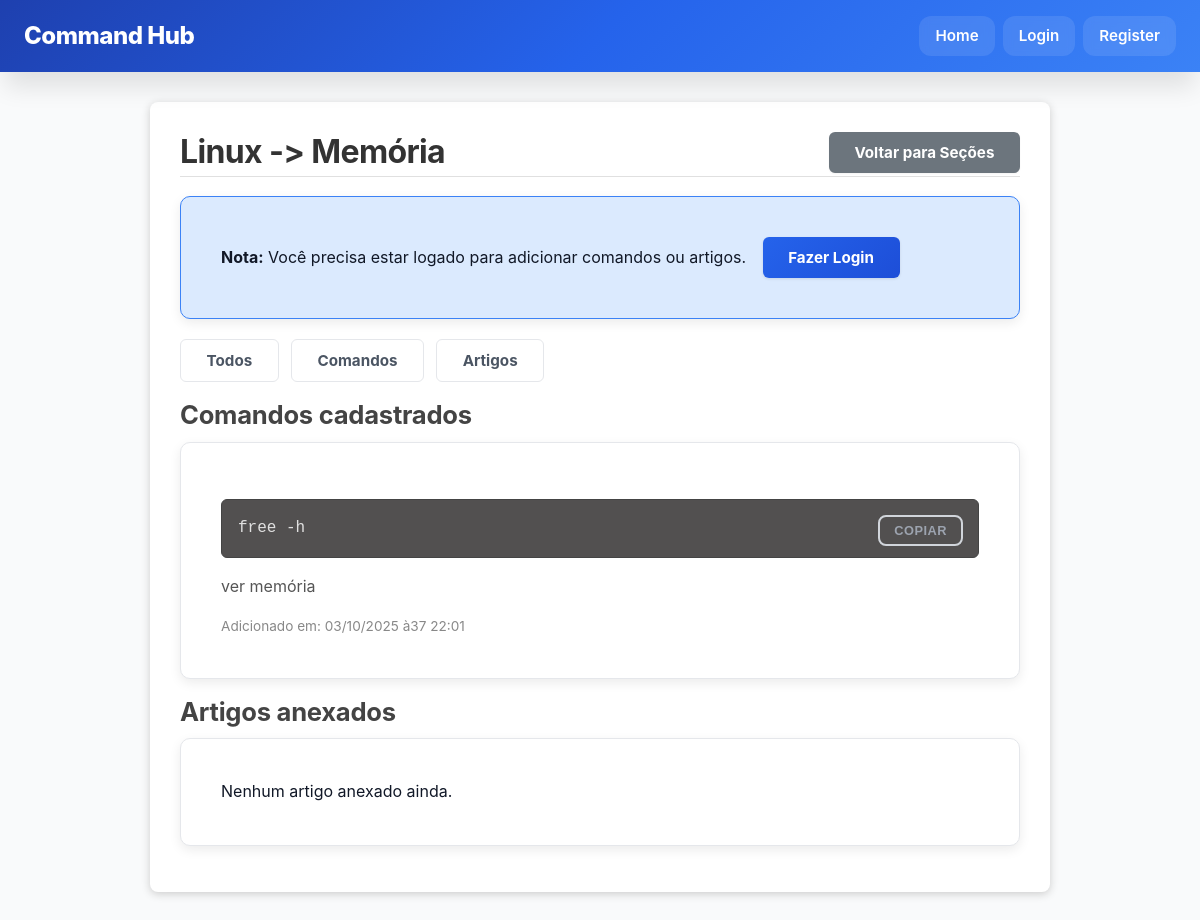
The app's page /secao/1/, older data.
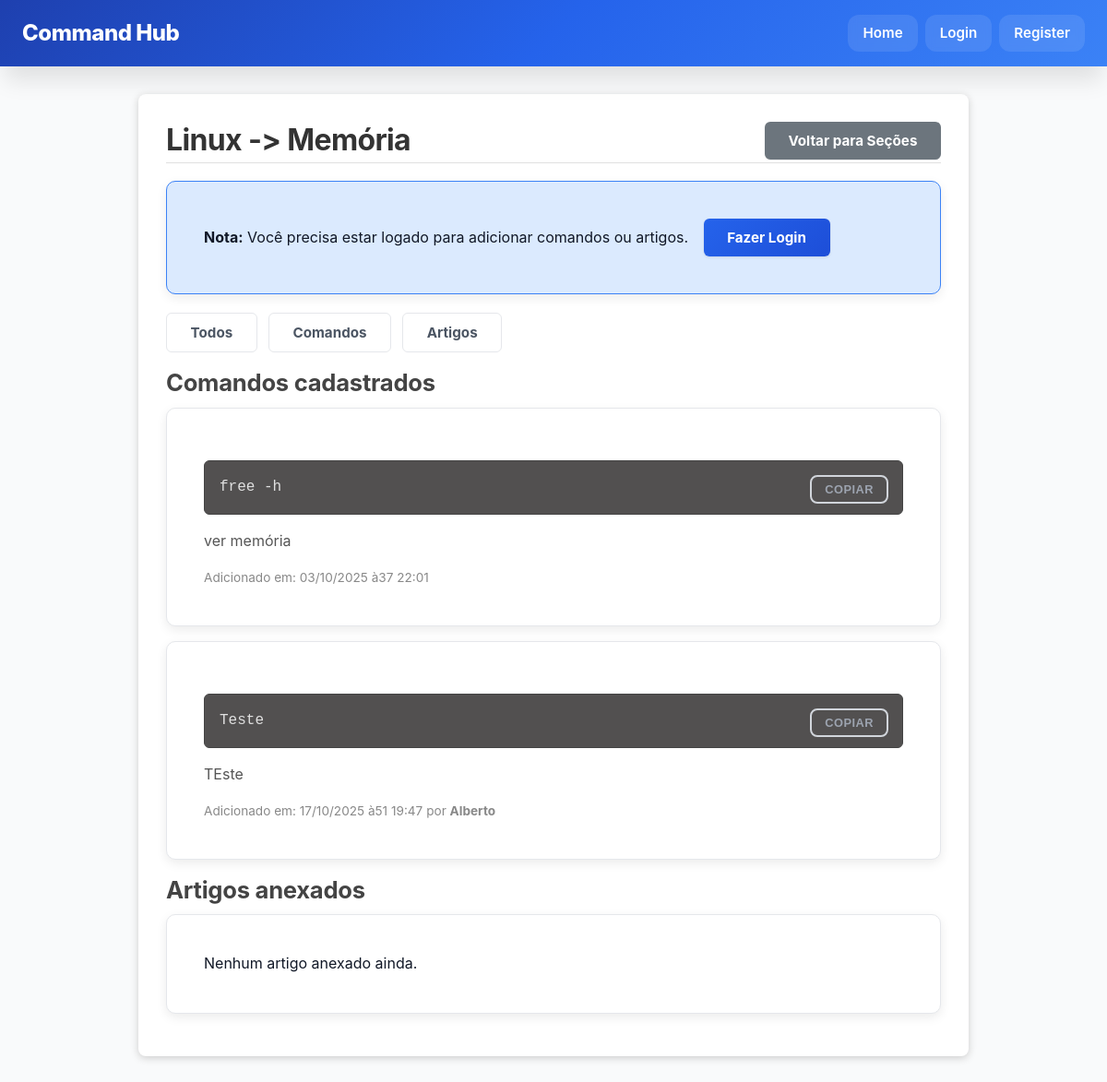
The same page, newer data.
### manual/models.py (models this page shows, shortened)
class Comando(models.Model):
    secao = models.ForeignKey(Secao, on_delete=models.CASCADE, related_name="comandos")
    comando = models.TextField(max_length=300)
    comentario = models.TextField(blank=True)
    imagem = models.ImageField(upload_to="comandos/", blank=True, null=True)
    autor = models.ForeignKey(settings.AUTH_USER_MODEL, on_delete=models.SET_NULL, null=True, blank=True, related_name='comandos_criados')
    criado_em = models.DateTimeField(auto_now_add=True)
    ordem = models.IntegerField(default=0)
    class Meta:
        ordering = ['ordem', '-criado_em']

### manual/views.py (the view, shortened to what this page needs)
# urls.py: path('secao/<int:secao_id>/', views.secao_detail, name='secao_detail'),
def secao_detail(request, secao_id):
    secao = get_object_or_404(Secao, id=secao_id)
    view_mode = request.GET.get('view', 'all')
    comandos = secao.comandos.all().order_by("ordem", "-criado_em")
    artigos = secao.artigos.all().order_by("-criado_em")
    cform = ComandoForm(initial={"secao": secao})
    aform = ArtigoForm()
    context = {
        "secao": secao,
        "comandos": comandos,
        "artigos": artigos,
        "cform": cform,
        "aform": aform,
        "view_mode": view_mode,
    }
    return render(request, "manual/secao_detail.html", context)

### manual/templates/manual/secao_detail.html (shortened to what the changed rows need)
{% extends 'base.html' %}
{% block content %}
  <div class="page-header">
    <h1>{{ tipo.tipo }} {{ secao.categoria.nome }} -> {{ secao.secao }} </h1>
  </div>
  {% if view_mode == 'all' or view_mode == 'commands' %}
    <h2 style="margin-top:18px">Comandos cadastrados</h2>
    <ul class="command-list">
      {% for comando in comandos %}
        <li class="card" data-comando-id="{{ comando.id }}">
          <div style="display:flex;justify-content:space-between;align-items:start">
            <div style="flex:1">
              <div class="pre-wrapper">
                <button type="button" class="copy-btn" aria-label="Copiar comando">Copiar</button>
                <pre>{{ comando.comando }}</pre>
              </div>
              <p>{{ comando.comentario }}</p>
              <small class="text-muted">
                Adicionado em: {{ comando.criado_em|date:"d/m/Y às H:i" }}
                {% if comando.autor %} por <strong>{{ comando.autor.username }}</strong>{% endif %}
              </small>
            </div>
          </div>
        </li>
      {% empty %}
        <li class="card">Nenhum comando cadastrado ainda.</li>
      {% endfor %}
    </ul>
  {% endif %}
  {% if view_mode == 'all' or view_mode == 'articles' %}
    <h2 style="margin-top:18px">Artigos anexados</h2>
  {% endif %}
{% endblock %}

Row changes from the older to the newer data that the page shows:
added Comando: comando "Teste", comentario "TEste", criado_em "17/10/2025 à51 19:47", autor.username "Alberto"
